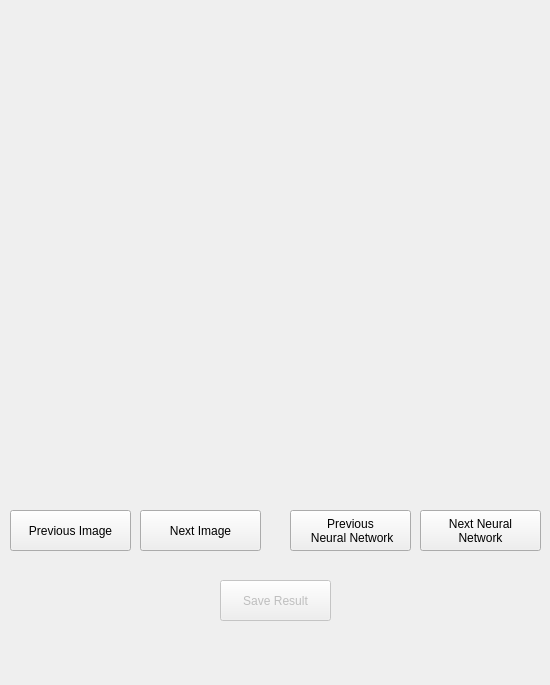
<?xml version="1.0" encoding="UTF-8"?>
<ui version="4.0">
 <class>ClassificationResultPanel</class>
 <widget class="QWidget" name="ClassificationResultPanel">
  <property name="geometry">
   <rect>
    <x>0</x>
    <y>0</y>
    <width>550</width>
    <height>685</height>
   </rect>
  </property>
  <property name="windowTitle">
   <string>Form</string>
  </property>
  <widget class="QLabel" name="nnName">
   <property name="geometry">
    <rect>
     <x>40</x>
     <y>10</y>
     <width>471</width>
     <height>31</height>
    </rect>
   </property>
   <property name="text">
    <string/>
   </property>
  </widget>
  <widget class="QLabel" name="imgName">
   <property name="geometry">
    <rect>
     <x>40</x>
     <y>50</y>
     <width>471</width>
     <height>31</height>
    </rect>
   </property>
   <property name="text">
    <string/>
   </property>
  </widget>
  <widget class="QPushButton" name="prevImgButton">
   <property name="geometry">
    <rect>
     <x>10</x>
     <y>510</y>
     <width>121</width>
     <height>41</height>
    </rect>
   </property>
   <property name="text">
    <string>Previous Image</string>
   </property>
  </widget>
  <widget class="QPushButton" name="nextNNButton">
   <property name="geometry">
    <rect>
     <x>420</x>
     <y>510</y>
     <width>121</width>
     <height>41</height>
    </rect>
   </property>
   <property name="text">
    <string>Next Neural 
Network</string>
   </property>
  </widget>
  <widget class="QPushButton" name="prevNNButton">
   <property name="geometry">
    <rect>
     <x>290</x>
     <y>510</y>
     <width>121</width>
     <height>41</height>
    </rect>
   </property>
   <property name="text">
    <string>Previous 
 Neural Network</string>
   </property>
  </widget>
  <widget class="QPushButton" name="nextImgButton">
   <property name="geometry">
    <rect>
     <x>140</x>
     <y>510</y>
     <width>121</width>
     <height>41</height>
    </rect>
   </property>
   <property name="text">
    <string>Next Image</string>
   </property>
  </widget>
  <widget class="QLabel" name="imageLabel">
   <property name="geometry">
    <rect>
     <x>0</x>
     <y>110</y>
     <width>261</width>
     <height>261</height>
    </rect>
   </property>
   <property name="text">
    <string/>
   </property>
  </widget>
  <widget class="QLabel" name="resultLabel">
   <property name="geometry">
    <rect>
     <x>269</x>
     <y>110</y>
     <width>261</width>
     <height>261</height>
    </rect>
   </property>
   <property name="text">
    <string/>
   </property>
  </widget>
  <widget class="QPushButton" name="saveResultButton">
   <property name="enabled">
    <bool>false</bool>
   </property>
   <property name="geometry">
    <rect>
     <x>220</x>
     <y>580</y>
     <width>111</width>
     <height>41</height>
    </rect>
   </property>
   <property name="text">
    <string>Save Result</string>
   </property>
  </widget>
 </widget>
 <resources/>
 <connections/>
</ui>
